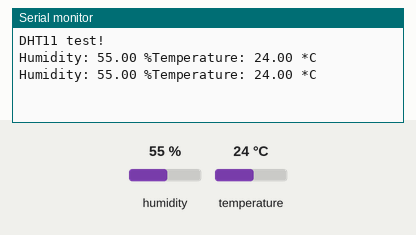
This sketch was run on a simulated ESP8266 (NodeMCU). On the bench: the last lines printed to the serial monitor. The test bench sets the inputs (shaded band); at power-on: humidity 55 %, temperature 24 °C.

Above: at 4.8 s.
4.9 s: humidity set to 22 %
At 7.1 s:
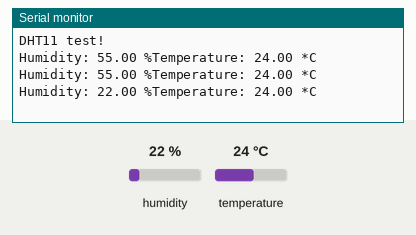
7.9 s: temperature set to 12 °C
At 9.4 s:
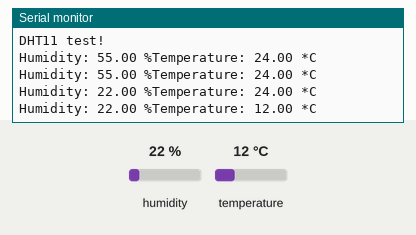
10.9 s: humidity set to 40 %
At 13.0 s:
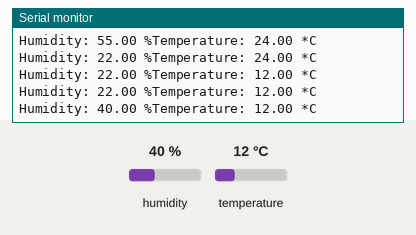
Timing chart, 0 to 14.5 s (numbered marks = the images above; inputs shaded):
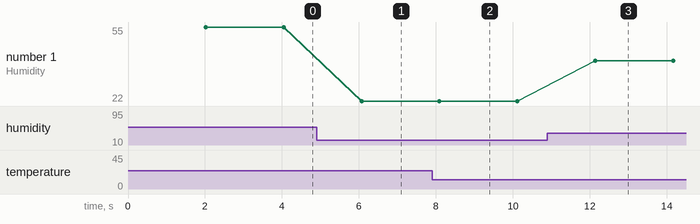

The sketch:

NodeMCU_DHT_1.ino
```cpp
#include "DHT.h"

#define DHTPIN D1   // what digital pin we're connected to

// Uncomment whatever type you're using!
#define DHTTYPE DHT11  // DHT 11
//#define DHTTYPE DHT22  // DHT 22 (AM2302), AM2321
//#define DHTTYPE DHT21  // DHT 21 (AM2301)

DHT dht(DHTPIN, DHTTYPE);
void setup() {
 Serial.begin(9600);
 Serial.println("DHT11 test!");

 dht.begin();
}

void loop() {
 // Wait a few seconds between measurements.
 delay(2000);

 // Reading temperature or humidity takes about 250 milliseconds!
 // Sensor readings may also be up to 2 seconds 'old' (its a very slow sensor)
 float h = dht.readHumidity();
 // Read temperature as Celsius (the default)
 float t = dht.readTemperature();

 // Check if any reads failed and exit early (to try again).
 if (isnan(h) || isnan(t)) {
  Serial.println("DHT failed to read this time");
  return;
 }
 Serial.print("Humidity: ");
 Serial.print(h);
 Serial.print(" %");
 Serial.print("Temperature: ");
 Serial.print(t);
 Serial.print(" *C ");
 Serial.print("\n");
}
```

Measured:
- after the input at 4.9 s, the serial monitor: prints a new line after 1.2 s (image 1)
- after the input at 7.9 s, the serial monitor: prints a new line after 0.19 s (image 2)
- after the input at 10.9 s, the serial monitor: prints a new line after 1.2 s (image 3)
- plotted number 1: 55 → 22 after the input at 4.9 s, 22 → 40 after the input at 10.9 s
